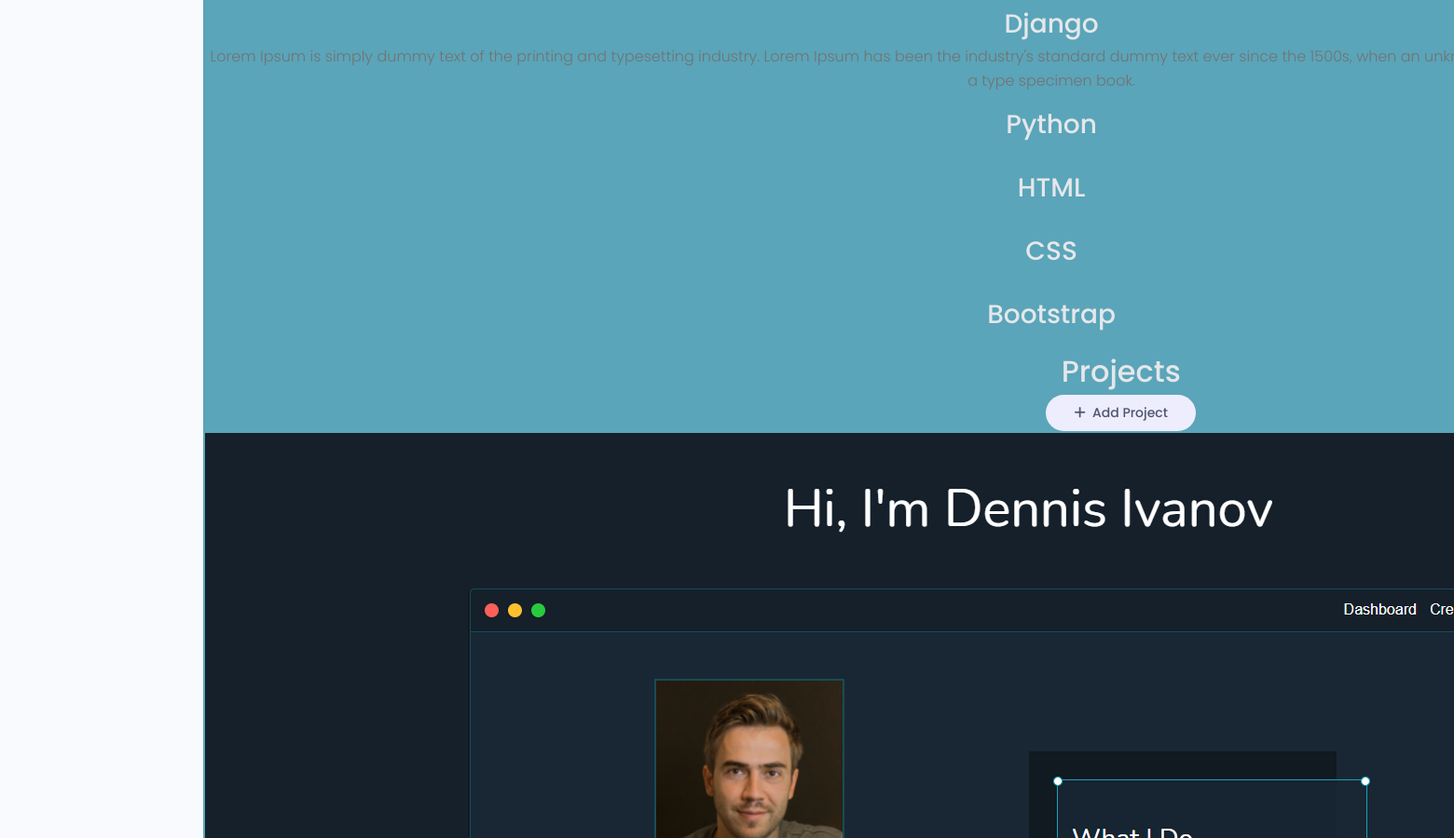
Before: /account/ (signed in, middle part) with the older database file.
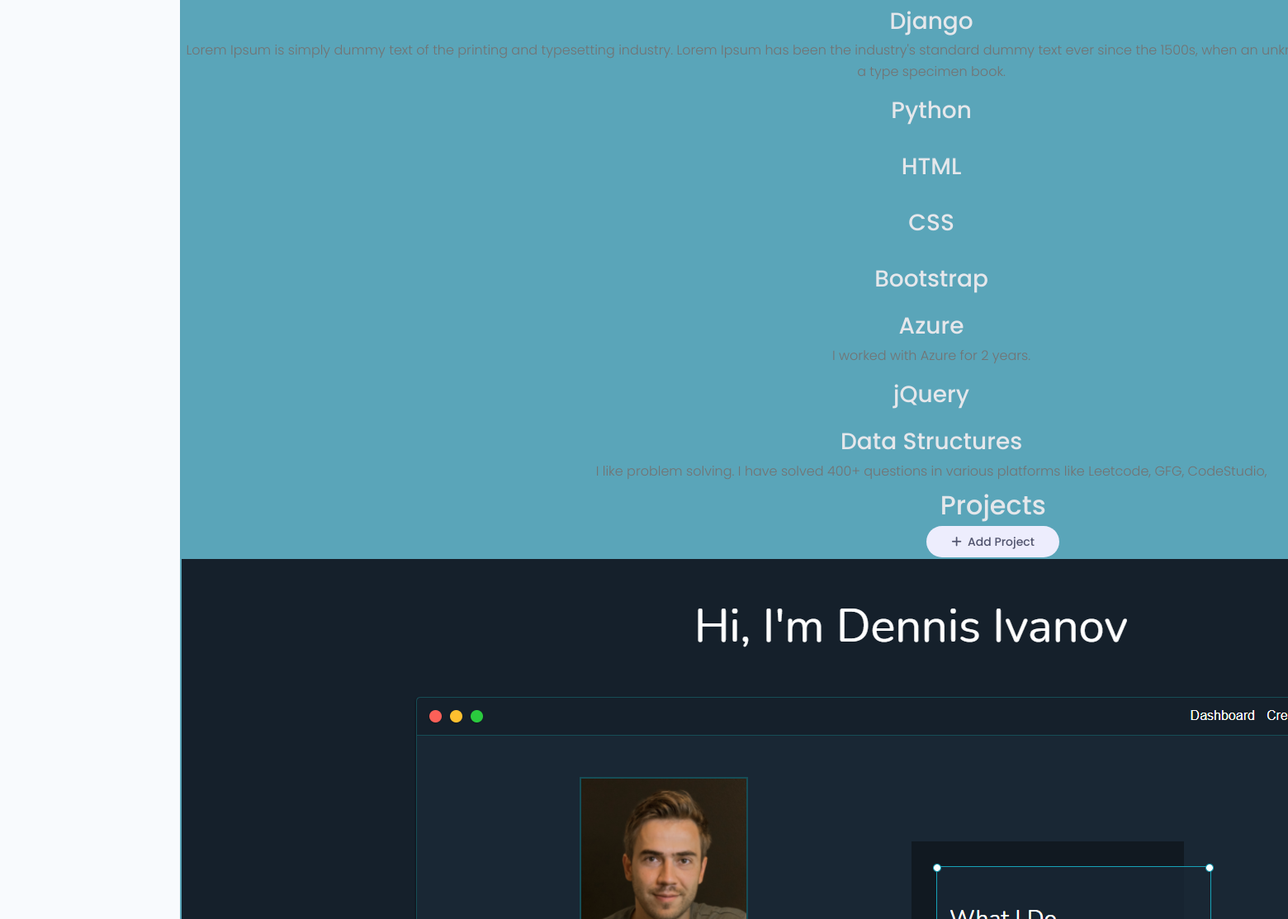
After: the same page with the newer database file.
### users/models.py (models this page shows, shortened)
class Skill(models.Model):
    owner=models.ForeignKey(Profile, null=True, blank=True, on_delete=models.CASCADE)
    name=models.CharField(max_length=200, null=True,blank=True)
    description=models.TextField(null=True, blank=True)
    created=models.DateTimeField(auto_now_add=True)
    id=models.UUIDField(default=uuid.uuid4, unique=True, primary_key=True, editable=False)

### projects/models.py (models this page shows, shortened)
class Project(models.Model):
    owner=models.ForeignKey(Profile, null=True, blank=True, on_delete=models.SET_NULL)
    title=models.CharField(max_length=200)
    description=models.TextField(null=True, blank=True)
    featured_image=models.ImageField(null=True, blank=True, default="default.jpg")
    demo_link=models.CharField(max_length=2000, null=True, blank=True)
    source_link=models.CharField(max_length=2000, null=True, blank=True)
    tags=models.ManyToManyField('Tag', blank=True)
    vote_total=models.IntegerField(default=0, null=True, blank=True)
    vote_ratio=models.IntegerField(default=0, null=True, blank=True)
    created=models.DateTimeField(auto_now_add=True)
    id=models.UUIDField(default=uuid.uuid4, unique=True, primary_key=True, editable=False)
    class Meta:
        ordering=['created']

### users/views.py (the view)
# urls.py: path('account/', views.userAccount, name='account'),
@login_required(login_url='login')
def userAccount(request):
    profile=request.user.profile
    skills=profile.skill_set.all()
    projects=profile.project_set.all()
    context={'profile':profile, 'skills':skills, 'projects':projects}
    return render(request, 'users/account.html', context)

### users/templates/users/account.html (shortened to what this page needs)
{% extends 'main.html' %}
{% block content %}
  <main class="settingsPage profile my-md">
    <div class="container">
      <div class="layout">
        <div class="column column--2of3">
          <table class="settings__table">
            {% for skill in skills %}
            <tr>
              <td class="settings__tableInfo">
                <h4>{{skill.name}}</h4>
                <p>{{skill.description}}</p>
              </td>
            </tr>
            {% endfor %}
          </table>
          <div class="settings">
            <h3 class="settings__title">Projects</h3>
            <a class="tag tag--pill tag--sub settings__btn tag--lg" href="{% url 'create-project' %}"><i class="fas fa-plus"> </i>&nbsp; Add Project</a>
          </div>
          <table class="settings__table">
            {% for project in projects %}
            <tr>
              <td class="settings__thumbnail">
                <a href="{% url 'project' project.id %}"><img src="{{project.featured_image.url}}" alt="Project Thumbnail" /></a>
              </td>
            </tr>
            {% endfor %}
          </table>
        </div>
      </div>
    </div>
  </main>
  {% endblock %}

### templates/main.html (shortened to what this page needs)
<!DOCTYPE html>
{% load static %}
<html lang="en">
<head>
    <link rel="stylesheet" href="https://cdn.iconmonstr.com/1.3.0/css/iconmonstr-iconic-font.min.css" />
    <link rel="stylesheet" href="{% static 'uikit/styles/uikit.css' %}" />
    <link rel="stylesheet" href="{% static 'styles/app.css' %}" />
</head>
<body>
    {% block content %}
    {% endblock content %}
</body>
</html>

### templates/navbar.html (shortened to what this page needs)
{% load static %}

### static/uikit/app.css (style rules this page uses)
.layout { background: var(--color-main-light); }
.layout > .column, .grid > .column { color: var(--color-light); text-align: center; background: var(--color-main); }

### static/uikit/styles/modules/_variables.css (style rules this page uses)
:root { --color-main: #5aa5b9; --color-main-light: #e6faff; --color-sub: #3f4156; --color-sub-light: #51546e; --color-sub-lighter: #ededfd; --color-text: #737373; --color-gray: #8b8b8b; --color-light: #e5e7eb; --color-light-gray: #767676; --color-bg: #f8fafd; --color-white: #fffefd; --color-white-light: #f3f3f3; --color-success: #359e64; --color-success-bg: #def8e8; --color-error: #fc4b0b; --color-error-bg: #fff2ee; --font-base: 'Poppins', arial, helvetica, 'Segoe UI', roboto, ubuntu, sans-serif; --font-monospace: 'Fira Code', 'Courier New', courier, monospace; --font-regular: 300; --font-medium: 500; --font-bold: 700; --generic-shadow: 1px 1px 5px #00000010; --generic-transition: all 0.3s ease-in-out; }

### static/uikit/styles/modules/_base.css (style rules this page uses)
* { margin: 0; padding: 0; box-sizing: border-box; text-rendering: optimizeLegibility; color: inherit; font-size: inherit; }
html { font-size: 50%; }
@media only screen and (min-width: 480px) { html { font-size: 56.25%; } }
@media only screen and (min-width: 1200px) { html { font-size: 62.5%; } }
body { line-height: 1.6; font-weight: 400; font-size: 1.5rem; color: var(--color-text); background-color: var(--color-bg); min-height: 100vh; }

### static/uikit/styles/modules/_typography.css (style rules this page uses)
* { font-family: var(--font-base); }
h3 { font-size: 3.2rem; font-weight: var(--font-medium); }
h4 { font-size: 2.8rem; font-weight: var(--font-medium); }
p, span, strong { font-size: 1.6rem; color: var(--color-text); font-weight: var(--font-regular); }
a { padding-bottom: 2px; text-decoration: none; display: inline-block; color: var(--color-main); font-weight: var(--font-medium); }

### static/uikit/styles/modules/_utilities.css (style rules this page uses)
.container { width: 92%; max-width: 165rem; margin: 0 auto; box-sizing: border-box; }
@media screen and (min-width: 1000px) { .container { width: 90%; } }
@media screen and (min-width: 1200px) { .container { width: 80%; } }
@media screen and (min-width: 1440px) { .container { width: 72%; } }
.my-md { margin: 3rem auto; }

### static/uikit/styles/modules/_tag.css (style rules this page uses)
.tag { display: inline-flex; align-items: center; background-color: var(--color-sub); height: -webkit-fit-content; height: -moz-fit-content; height: fit-content; width: -webkit-fit-content; width: -moz-fit-content; width: fit-content; border-radius: 0.5rem; padding: 0.5rem 1.5rem; font-size: 1.2rem; cursor: pointer; }
.tag--pill { border-radius: 5rem; }
.tag--sub, .tag--sub > small { background: var(--color-sub-lighter); color: var(--color-sub-light); font-weight: 500; }
.tag--lg { padding: 0.8rem 3rem; font-size: 1.4rem; }

### static/uikit/styles/modules/_layout.css (style rules this page uses)
.layout { display: flex; flex-flow: row wrap; justify-content: space-between; }
.layout > .column { margin-bottom: 3rem; }
.layout > .column.column--2of3 { flex-basis: 64%; }

Changed rows visible on the page:
added Skill: name "Azure", description "I worked with Azure for 2 years."
added Skill: name "jQuery"
added Skill: name "Data Structures", description "I like problem solving. I have solved 400+ questions in various platforms like Leetcode, GFG, CodeStudio,"
